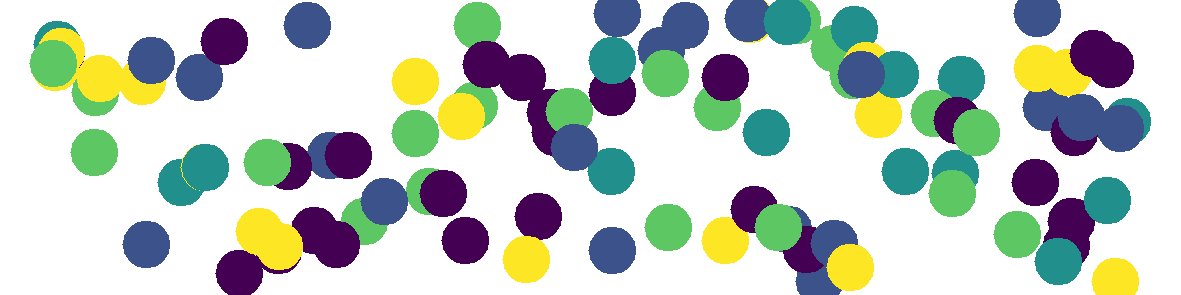

Source code (R):
library(spatstat)
library(tidyverse)

#### Header ####

set.seed(42)

# set parameters
n <- 100

x_min <- 0 
x_max <- 20

y_min <- 0
y_max <- 5

marks <- 1:5

points_coords <- tibble(x = runif(n = n, min = x_min, max = x_max ), 
                        y = runif(n = n, min = y_min, max = y_max), 
                        mark = as.factor(sample(x = marks, size = n, replace = TRUE)))

point_pattern_example <- ggplot(data = points_coords) + 
  geom_point(aes(x = x, y = y, col = mark), size = 5) + 
  scale_color_viridis_d() + 
  guides(col = FALSE) + 
  theme_void()

# ggsave(filename = "point_pattern_example.png", 
#        plot = point_pattern_example, 
#        dpi = 300, 
#        height = 2.5, width = 10, units = "cm")


#### Example point pattern ####

set.seed(42)

# set parameters
n <- 100

x_min <- 0 
x_max <- 100

y_min <- 0
y_max <- 100

marks <- 1:5

points_coords <- tibble(x = runif(n = n, min = x_min, max = x_max), 
                        y = runif(n = n, min = y_min, max = y_max), 
                        mark = runif(n = n, min = 5, max = 85))

point_pattern_size <- ggplot(data = points_coords) + 
  geom_point(aes(x = x, y = y, size = mark), pch = 1) + 
  geom_rect(aes(xmin = x_min, xmax = x_max, 
                ymin = y_min, ymax = y_max), 
            fill = "transparent", col = "black") + 
  scale_size("DBH [cm]") + 
  labs(x = "x coordinate [m]", y = "y coordinate [m]") + 
  coord_equal() + 
  theme_void()

# ggsave(filename = "point_pattern_size.png", 
#        plot = point_pattern_size, 
#        dpi = 300, 
#        height = 10, width = 10, units = "cm")

#### Random point pattern ####
set.seed(42)

# set parameters
n <- 100

x_min <- 0 
x_max <- 100

y_min <- 0
y_max <- 100

points_coords <- tibble(x = runif(n = n, min = x_min, max = x_max), 
                        y = runif(n = n, min = y_min, max = y_max))

point_pattern_random <- ggplot(data = points_coords) + 
  geom_point(aes(x = x, y = y), pch = 19, size = 2.5) + 
  geom_rect(aes(xmin = x_min, xmax = x_max, 
                ymin = y_min, ymax = y_max), 
            fill = "transparent", col = "black") + 
  labs(x = "x coordinate [m]", y = "y coordinate [m]") + 
  coord_equal() + 
  theme_void()

# ggsave(filename = "point_pattern_random.png",
#        plot = point_pattern_random,
#        dpi = 300,
#        height = 10, width = 10, units = "cm")

#### Clustered point pattern ####
set.seed(42)

# set parameters
x_min <- 0 
x_max <- 100

y_min <- 0
y_max <- 100

points_cluster <- rThomas(kappa = 0.001, scale = 5, mu = 20, 
                          win = owin(xrange = c(x_min, x_max), 
                                     yrange = c(y_min, y_max)))

point_pattern_clustered <- ggplot(data = as.data.frame(points_cluster)) + 
  geom_point(aes(x = x, y = y), pch = 19, size = 2.5) + 
  geom_rect(aes(xmin = x_min, xmax = x_max, 
                ymin = y_min, ymax = y_max), 
            fill = "transparent", col = "black") +
  labs(x = "x coordinate [m]", y = "y coordinate [m]") + 
  coord_equal() + 
  theme_void()

# ggsave(filename = "point_pattern_clustered.png",
#        plot = point_pattern_clustered,
#        dpi = 300,
#        height = 10, width = 10, units = "cm")

#### Regular point pattern ####
set.seed(42)

# set parameters
x_min <- 0 
x_max <- 100

y_min <- 0
y_max <- 100

points_regular <- rStrauss(beta = 0.02, gamma = 0.1, R = 7.5,
                            W = owin(xrange = c(x_min, x_max), 
                                     yrange = c(y_min, y_max)))

point_pattern_regular <- ggplot(data = as.data.frame(points_regular)) + 
  geom_point(aes(x = x, y = y), pch = 19, size = 2.5) + 
  geom_rect(aes(xmin = x_min, xmax = x_max, 
                ymin = y_min, ymax = y_max), 
            fill = "transparent", col = "black") +
  labs(x = "x coordinate [m]", y = "y coordinate [m]") + 
  coord_equal() + 
  theme_void()

# ggsave(filename = "point_pattern_regular.png",
#        plot = point_pattern_regular,
#        dpi = 300,
#        height = 10, width = 10, units = "cm")
